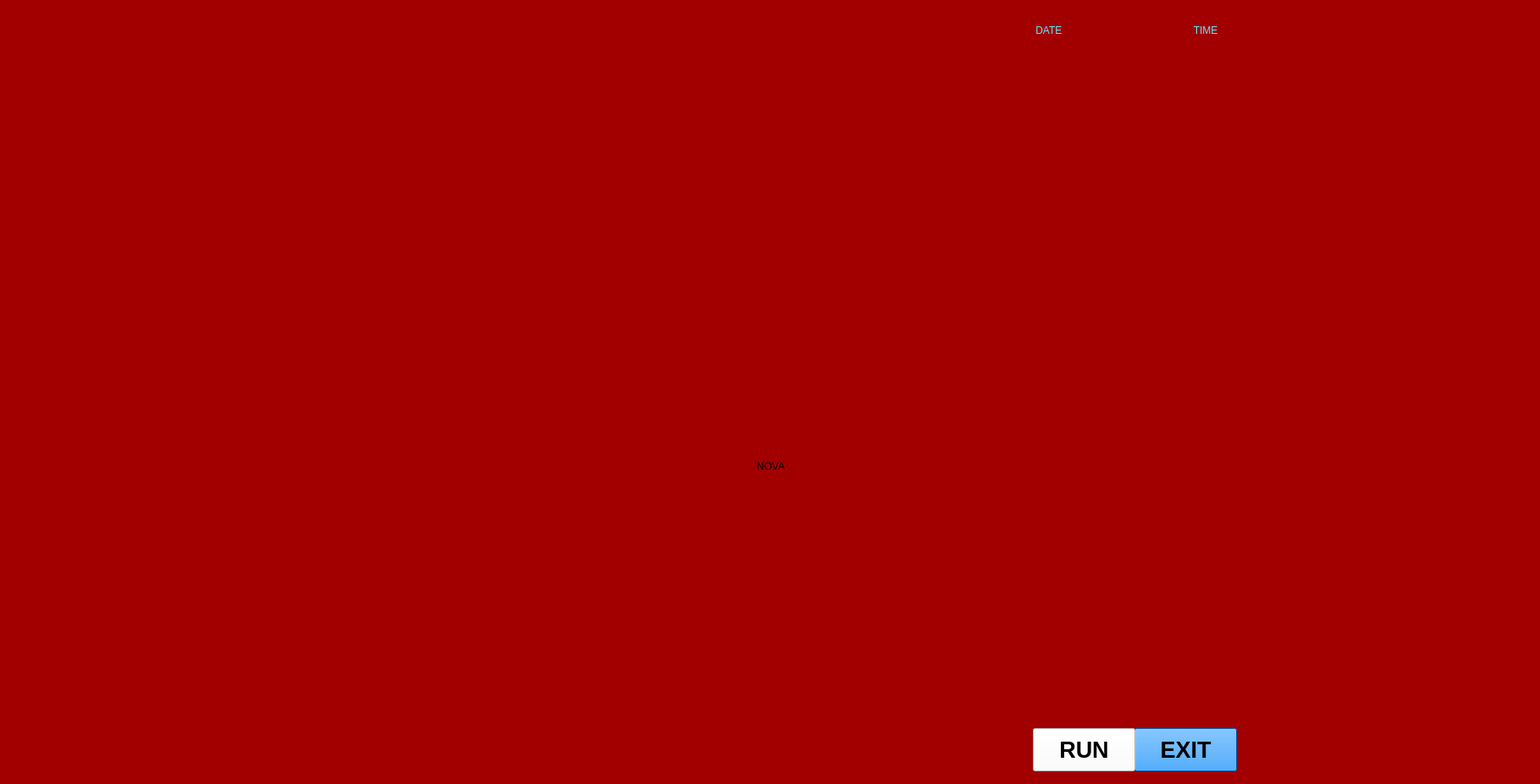
<?xml version="1.0" encoding="UTF-8"?>
<ui version="4.0">
 <class>JarvisUI</class>
 <widget class="QMainWindow" name="JarvisUI">
  <property name="geometry">
   <rect>
    <x>0</x>
    <y>0</y>
    <width>1819</width>
    <height>926</height>
   </rect>
  </property>
  <property name="windowTitle">
   <string>MainWindow</string>
  </property>
  <widget class="QWidget" name="centralwidget">
   <widget class="QLabel" name="label">
    <property name="geometry">
     <rect>
      <x>-60</x>
      <y>-70</y>
      <width>1981</width>
      <height>1091</height>
     </rect>
    </property>
    <property name="autoFillBackground">
     <bool>false</bool>
    </property>
    <property name="styleSheet">
     <string notr="true">background-color: rgb(162, 0, 0);</string>
    </property>
    <property name="text">
     <string/>
    </property>
    <property name="pixmap">
     <pixmap>bg2.jpg</pixmap>
    </property>
    <property name="scaledContents">
     <bool>true</bool>
    </property>
   </widget>
   <widget class="QLineEdit" name="inputTextBox">
    <property name="geometry">
     <rect>
      <x>600</x>
      <y>800</y>
      <width>600</width>
      <height>50</height>
     </rect>
    </property>
    <property name="styleSheet">
     <string notr="true">font-size: 20px; color: black; background-color: white; border-radius: 5px;</string>
    </property>
    <property name="placeholderText">
     <string>Type your command here...</string>
    </property>
   </widget>
   <widget class="QPushButton" name="submitButton">
    <property name="geometry">
     <rect>
      <x>1220</x>
      <y>800</y>
      <width>121</width>
      <height>50</height>
     </rect>
    </property>
    <property name="font">
     <font>
      <pointsize>16</pointsize>
      <weight>75</weight>
      <bold>true</bold>
     </font>
    </property>
    <property name="styleSheet">
     <string notr="true">background-color: rgb(0, 136, 255); color: white;</string>
    </property>
    <property name="text">
     <string>Submit</string>
    </property>
   </widget>
   <widget class="QPushButton" name="pushButton_3">
    <property name="geometry">
     <rect>
      <x>1340</x>
      <y>860</y>
      <width>121</width>
      <height>51</height>
     </rect>
    </property>
    <property name="font">
     <font>
      <pointsize>20</pointsize>
      <weight>75</weight>
      <bold>true</bold>
     </font>
    </property>
    <property name="autoFillBackground">
     <bool>false</bool>
    </property>
    <property name="styleSheet">
     <string notr="true">background-color: rgb(0, 136, 255);</string>
    </property>
    <property name="text">
     <string>EXIT</string>
    </property>
   </widget>
   <widget class="QPushButton" name="pushButton_4">
    <property name="geometry">
     <rect>
      <x>1220</x>
      <y>860</y>
      <width>121</width>
      <height>51</height>
     </rect>
    </property>
    <property name="font">
     <font>
      <pointsize>20</pointsize>
      <weight>75</weight>
      <bold>true</bold>
     </font>
    </property>
    <property name="autoFillBackground">
     <bool>false</bool>
    </property>
    <property name="styleSheet">
     <string notr="true">background-color: rgb(255, 255, 255);</string>
    </property>
    <property name="text">
     <string>RUN</string>
    </property>
   </widget>
   <widget class="QTextBrowser" name="textBrowser">
    <property name="geometry">
     <rect>
      <x>1200</x>
      <y>50</y>
      <width>181</width>
      <height>51</height>
     </rect>
    </property>
    <property name="styleSheet">
     <string notr="true">background:transparent;
border-radius:none;</string>
    </property>
   </widget>
   <widget class="QTextBrowser" name="textBrowser_2">
    <property name="geometry">
     <rect>
      <x>1400</x>
      <y>50</y>
      <width>181</width>
      <height>51</height>
     </rect>
    </property>
    <property name="styleSheet">
     <string notr="true">background:transparent;
border-radius:none;</string>
    </property>
   </widget>
   <widget class="QLabel" name="label_3">
    <property name="geometry">
        <rect>
            <x>580</x>
            <y>360</y>
            <width>661</width>
            <height>381</height>
        </rect>
    </property>
    <property name="text">
        <string>NOVA</string>
    </property>
    <property name="pixmap">
        <pixmap/>
    </property>
    <property name="scaledContents">
        <bool>false</bool>
    </property>
    <property name="alignment">
        <set>Qt::AlignCenter</set>
    </property>
</widget>
   <widget class="QLabel" name="label_4">
    <property name="geometry">
     <rect>
      <x>-10</x>
      <y>120</y>
      <width>221</width>
      <height>321</height>
     </rect>
    </property>
    <property name="text">
     <string/>
    </property>
    <property name="pixmap">
     <pixmap>circle.gif</pixmap>
    </property>
    <property name="scaledContents">
     <bool>true</bool>
    </property>
   </widget>
   <widget class="QLabel" name="label_2">
    <property name="geometry">
     <rect>
      <x>790</x>
      <y>180</y>
      <width>241</width>
      <height>211</height>
     </rect>
    </property>
    <property name="text">
     <string/>
    </property>
    <property name="pixmap">
     <pixmap>ironman1.gif</pixmap>
    </property>
    <property name="scaledContents">
     <bool>true</bool>
    </property>
   </widget>
   <widget class="QLabel" name="label_5">
    <property name="geometry">
     <rect>
      <x>10</x>
      <y>260</y>
      <width>641</width>
      <height>611</height>
     </rect>
    </property>
    <property name="text">
     <string/>
    </property>
    <property name="pixmap">
     <pixmap>frame1_flip.png</pixmap>
    </property>
    <property name="scaledContents">
     <bool>true</bool>
    </property>
   </widget>
   <widget class="QLabel" name="label_6">
    <property name="geometry">
     <rect>
      <x>1170</x>
      <y>260</y>
      <width>631</width>
      <height>601</height>
     </rect>
    </property>
    <property name="text">
     <string/>
    </property>
    <property name="pixmap">
     <pixmap>fram1.png</pixmap>
    </property>
    <property name="scaledContents">
     <bool>true</bool>
    </property>
   </widget>
   <widget class="QLabel" name="label_7">
    <property name="geometry">
     <rect>
      <x>590</x>
      <y>730</y>
      <width>641</width>
      <height>81</height>
     </rect>
    </property>
    <property name="text">
     <string/>
    </property>
    <property name="pixmap">
     <pixmap>lines1.gif</pixmap>
    </property>
    <property name="scaledContents">
     <bool>true</bool>
    </property>
   </widget>
   <widget class="QLabel" name="label_8">
    <property name="geometry">
     <rect>
      <x>1220</x>
      <y>370</y>
      <width>251</width>
      <height>371</height>
     </rect>
    </property>
    <property name="text">
     <string/>
    </property>
    <property name="pixmap">
     <pixmap>ironman3.gif</pixmap>
    </property>
    <property name="scaledContents">
     <bool>true</bool>
    </property>
   </widget>
   <widget class="QLabel" name="label_9">
    <property name="geometry">
     <rect>
      <x>1610</x>
      <y>120</y>
      <width>221</width>
      <height>321</height>
     </rect>
    </property>
    <property name="text">
     <string/>
    </property>
    <property name="pixmap">
     <pixmap>circle.gif</pixmap>
    </property>
    <property name="scaledContents">
     <bool>true</bool>
    </property>
   </widget>
   <widget class="QLabel" name="label_10">
    <property name="geometry">
     <rect>
      <x>1160</x>
      <y>10</y>
      <width>191</width>
      <height>91</height>
     </rect>
    </property>
    <property name="text">
     <string/>
    </property>
    <property name="pixmap">
     <pixmap>frame10.jpg</pixmap>
    </property>
    <property name="scaledContents">
     <bool>true</bool>
    </property>
   </widget>
   <widget class="QLabel" name="label_11">
    <property name="geometry">
     <rect>
      <x>1350</x>
      <y>10</y>
      <width>191</width>
      <height>91</height>
     </rect>
    </property>
    <property name="text">
     <string/>
    </property>
    <property name="pixmap">
     <pixmap>frame10.jpg</pixmap>
    </property>
    <property name="scaledContents">
     <bool>true</bool>
    </property>
   </widget>
   <widget class="QLabel" name="label_12">
    <property name="geometry">
     <rect>
      <x>-30</x>
      <y>780</y>
      <width>201</width>
      <height>111</height>
     </rect>
    </property>
    <property name="text">
     <string/>
    </property>
    <property name="pixmap">
     <pixmap>powersource.gif</pixmap>
    </property>
    <property name="scaledContents">
     <bool>true</bool>
    </property>
   </widget>
   <widget class="QLabel" name="label_13">
    <property name="geometry">
     <rect>
      <x>1650</x>
      <y>780</y>
      <width>201</width>
      <height>111</height>
     </rect>
    </property>
    <property name="text">
     <string/>
    </property>
    <property name="pixmap">
     <pixmap>powersource.gif</pixmap>
    </property>
    <property name="scaledContents">
     <bool>true</bool>
    </property>
   </widget>
   <widget class="QLabel" name="label_14">
    <property name="geometry">
     <rect>
      <x>1210</x>
      <y>20</y>
      <width>91</width>
      <height>31</height>
     </rect>
    </property>
    <property name="layoutDirection">
     <enum>Qt::LeftToRight</enum>
    </property>
    <property name="styleSheet">
     <string notr="true">color: rgb(93, 234, 255);
font: 75 11pt &quot;MS Shell Dlg 2&quot;;</string>
    </property>
    <property name="text">
     <string>    DATE</string>
    </property>
   </widget>
   <widget class="QLabel" name="label_15">
    <property name="geometry">
     <rect>
      <x>1390</x>
      <y>20</y>
      <width>91</width>
      <height>31</height>
     </rect>
    </property>
    <property name="layoutDirection">
     <enum>Qt::LeftToRight</enum>
    </property>
    <property name="styleSheet">
     <string notr="true">color: rgb(93, 234, 255);
font: 75 11pt &quot;MS Shell Dlg 2&quot;;</string>
    </property>
    <property name="text">
     <string>      TIME</string>
    </property>
   </widget>
   <widget class="QLabel" name="label_16">
    <property name="geometry">
     <rect>
      <x>340</x>
      <y>370</y>
      <width>251</width>
      <height>371</height>
     </rect>
    </property>
    <property name="text">
     <string/>
    </property>
    <property name="pixmap">
     <pixmap>ironman3_flipped.gif</pixmap>
    </property>
    <property name="scaledContents">
     <bool>true</bool>
    </property>
   </widget>
   <widget class="QLabel" name="label_17">
    <property name="geometry">
     <rect>
      <x>290</x>
      <y>70</y>
      <width>211</width>
      <height>71</height>
     </rect>
    </property>
    <property name="text">
     <string/>
    </property>
    <property name="pixmap">
     <pixmap>Sujith.gif</pixmap>
    </property>
    <property name="scaledContents">
     <bool>true</bool>
    </property>
   </widget>
   <zorder>label</zorder>
   <zorder>pushButton_3</zorder>
   <zorder>pushButton_4</zorder>
   <zorder>label_4</zorder>
   <zorder>label_2</zorder>
   <zorder>label_3</zorder>
   <zorder>label_7</zorder>
   <zorder>label_8</zorder>
   <zorder>label_9</zorder>
   <zorder>label_6</zorder>
   <zorder>label_10</zorder>
   <zorder>textBrowser</zorder>
   <zorder>label_11</zorder>
   <zorder>textBrowser_2</zorder>
   <zorder>label_12</zorder>
   <zorder>label_13</zorder>
   <zorder>label_14</zorder>
   <zorder>label_15</zorder>
   <zorder>label_16</zorder>
   <zorder>label_5</zorder>
   <zorder>label_17</zorder>
  </widget>
 </widget>
 <resources/>
 <connections/>
</ui>
